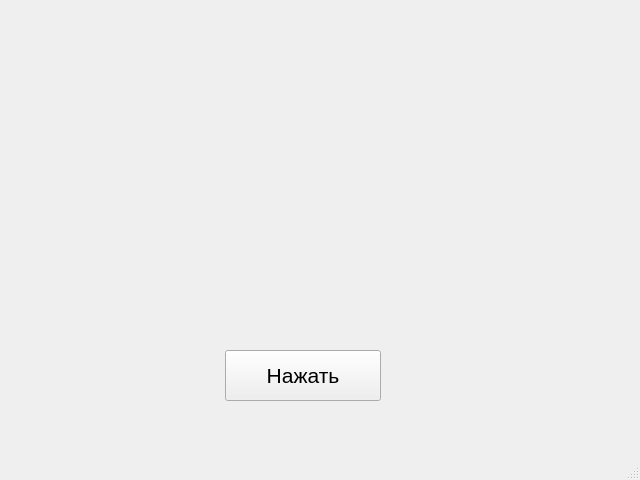
<?xml version="1.0" encoding="UTF-8"?>
<ui version="4.0">
 <class>MainWindow</class>
 <widget class="QMainWindow" name="MainWindow">
  <property name="geometry">
   <rect>
    <x>0</x>
    <y>0</y>
    <width>640</width>
    <height>480</height>
   </rect>
  </property>
  <property name="windowTitle">
   <string>MainWindow</string>
  </property>
  <widget class="QWidget" name="centralwidget">
   <widget class="QPushButton" name="pushButton">
    <property name="geometry">
     <rect>
      <x>225</x>
      <y>350</y>
      <width>156</width>
      <height>51</height>
     </rect>
    </property>
    <property name="font">
     <font>
      <pointsize>16</pointsize>
     </font>
    </property>
    <property name="text">
     <string>Нажать</string>
    </property>
   </widget>
  </widget>
  <widget class="QMenuBar" name="menubar">
   <property name="geometry">
    <rect>
     <x>0</x>
     <y>0</y>
     <width>640</width>
     <height>21</height>
    </rect>
   </property>
  </widget>
  <widget class="QStatusBar" name="statusbar"/>
 </widget>
 <resources/>
 <connections/>
</ui>
